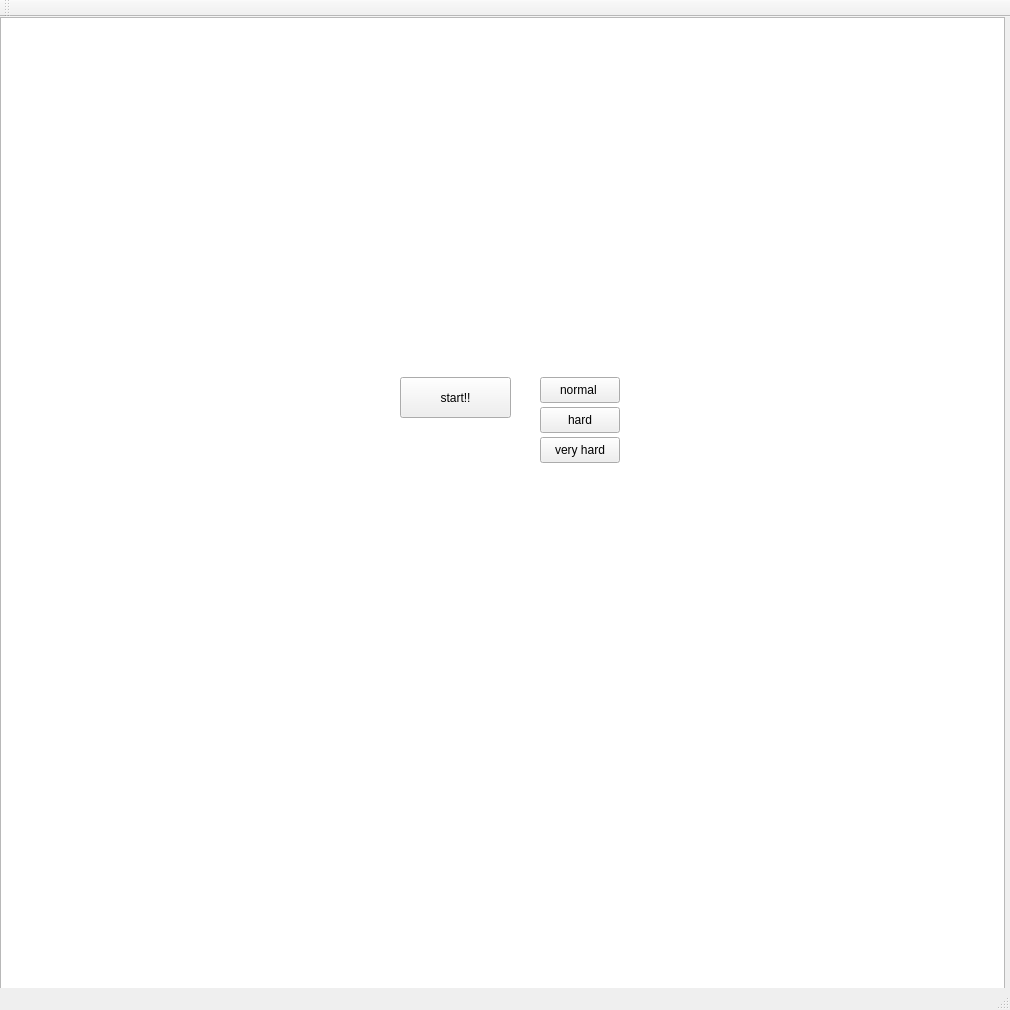
<?xml version="1.0" encoding="UTF-8"?>
<ui version="4.0">
 <class>MainWindow</class>
 <widget class="QMainWindow" name="MainWindow">
  <property name="geometry">
   <rect>
    <x>0</x>
    <y>0</y>
    <width>1010</width>
    <height>1010</height>
   </rect>
  </property>
  <property name="windowTitle">
   <string>MainWindow</string>
  </property>
  <widget class="QWidget" name="centralWidget">
   <property name="enabled">
    <bool>true</bool>
   </property>
   <widget class="QGraphicsView" name="graphicsView">
    <property name="geometry">
     <rect>
      <x>0</x>
      <y>0</y>
      <width>1005</width>
      <height>1005</height>
     </rect>
    </property>
   </widget>
   <widget class="QPushButton" name="startgame">
    <property name="geometry">
     <rect>
      <x>400</x>
      <y>360</y>
      <width>111</width>
      <height>41</height>
     </rect>
    </property>
    <property name="text">
     <string>start!!</string>
    </property>
   </widget>
   <widget class="QPushButton" name="normal">
    <property name="geometry">
     <rect>
      <x>540</x>
      <y>360</y>
      <width>80</width>
      <height>26</height>
     </rect>
    </property>
    <property name="text">
     <string>normal </string>
    </property>
   </widget>
   <widget class="QPushButton" name="hard">
    <property name="geometry">
     <rect>
      <x>540</x>
      <y>390</y>
      <width>80</width>
      <height>26</height>
     </rect>
    </property>
    <property name="text">
     <string>hard</string>
    </property>
   </widget>
   <widget class="QPushButton" name="veryhard">
    <property name="geometry">
     <rect>
      <x>540</x>
      <y>420</y>
      <width>80</width>
      <height>26</height>
     </rect>
    </property>
    <property name="text">
     <string>very hard</string>
    </property>
   </widget>
  </widget>
  <widget class="QMenuBar" name="menuBar">
   <property name="geometry">
    <rect>
     <x>0</x>
     <y>0</y>
     <width>1010</width>
     <height>23</height>
    </rect>
   </property>
  </widget>
  <widget class="QToolBar" name="mainToolBar">
   <attribute name="toolBarArea">
    <enum>TopToolBarArea</enum>
   </attribute>
   <attribute name="toolBarBreak">
    <bool>false</bool>
   </attribute>
  </widget>
  <widget class="QStatusBar" name="statusBar"/>
 </widget>
 <layoutdefault spacing="6" margin="11"/>
 <resources/>
 <connections/>
</ui>
